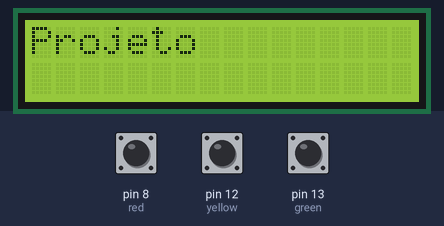
This sketch was run on a simulated Arduino Uno, built with avr-gcc and run on an emulated ATmega328P. Parts: 16×2 character LCD. The inputs (shaded band) are chosen by the test bench; at power-on: pin 8 (red) HIGH, pin 12 (yellow) HIGH, pin 13 (green) HIGH.

Above: at 0.1 s.
At 5.1 s:
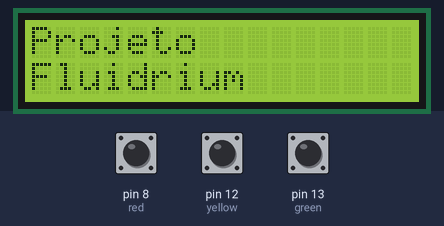
At 10.1 s:
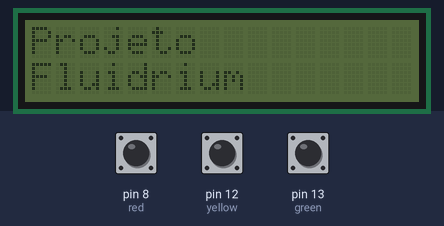
At 20.2 s:
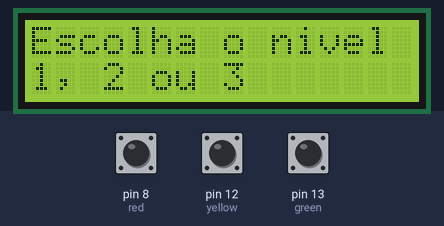

Measured:
- what the display in image 1 shows lasts 5.0 s, from 5.1 s to 10.1 s
- what the display in image 3 shows lasts 1.0 s, from 20.1 s to 21.1 s

The sketch:

TesteDisplayI2C.ino
```cpp
#include <LiquidCrystal_I2C.h>
#include <Wire.h>


// DEFINIÇÕES
#define endereco  0x27 // Endereços comuns: 0x27, 0x3F
#define colunas   16
#define linhas    2
#define red 8
#define yellow 12
#define green 13


LiquidCrystal_I2C lcd(endereco, colunas, linhas);

void setup() {
  lcd.init(); // INICIA A COMUNICAÇÃO COM O DISPLAY
  lcd.backlight(); // LIGA A ILUMINAÇÃO DO DISPLAY
  lcd.clear(); // LIMPA O DISPLAY

  pinMode(red,INPUT_PULLUP);
  pinMode(yellow,INPUT_PULLUP);
  pinMode(green,INPUT_PULLUP);

  lcd.print("Projeto");
  delay(5000);
  lcd.setCursor(0, 1);
  lcd.print("Fluidrium");
  delay(5000);

  lcd.noBacklight();
  delay(5000); // DELAY DE 2 SEGUNDOS
  lcd.backlight(); // LIGA A ILUMINAÇÃO DO DISPLAY
  delay(5000); // DELAY DE 2 SEGUNDOS

  lcd.clear(); // LIMPA O DISPLAY
  //lcd.noBacklight(); // DESLIGA A ILUMINAÇÃO DO DISPLAY
}

void loop() {
  //lcd.clear();
  lcd.setCursor(0,0);
  lcd.print("Escolha o nivel");
  lcd.setCursor(0, 1); // POSICIONA O CURSOR NA PRIMEIRA COLUNA DA LINHA 2
  lcd.print("1, 2 ou 3");
  delay(1000);
  nivel();
}


void nivel(){
  lcd.clear();
if (!digitalRead(red)){
    lcd.print ("Nivel 3");
    delay (5000);
    }

    else if (!digitalRead(yellow)) {
      lcd.print ("Nivel 2");
      delay(5000);
      }

      else if (!digitalRead(green)){
        lcd.print ("Nivel 1");
        delay(5000);
        }

}
```
